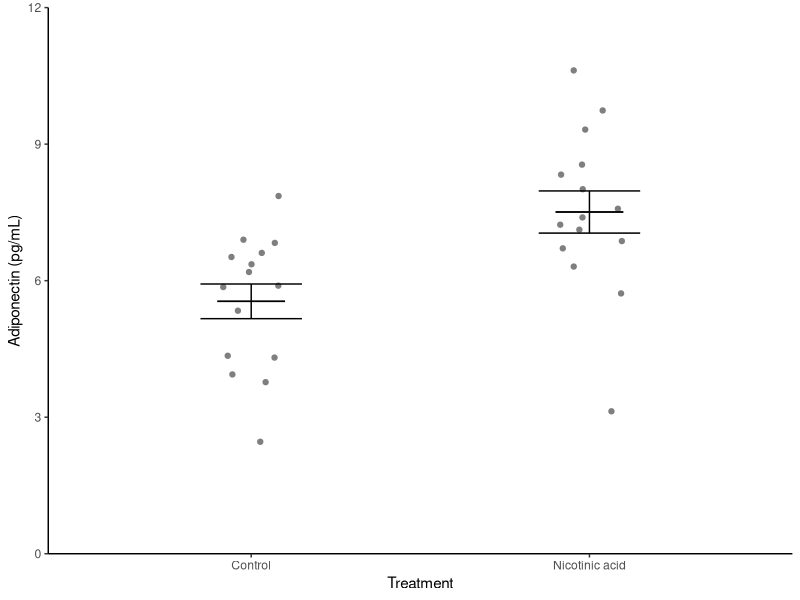
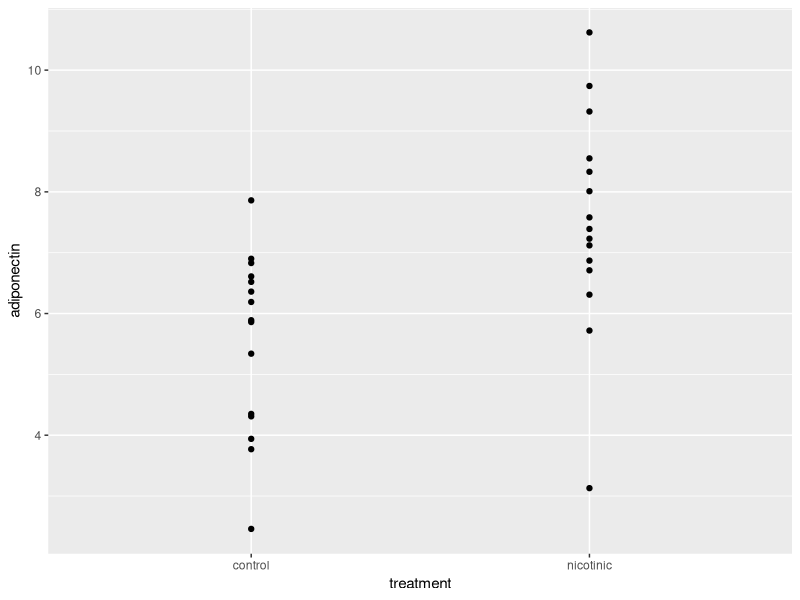
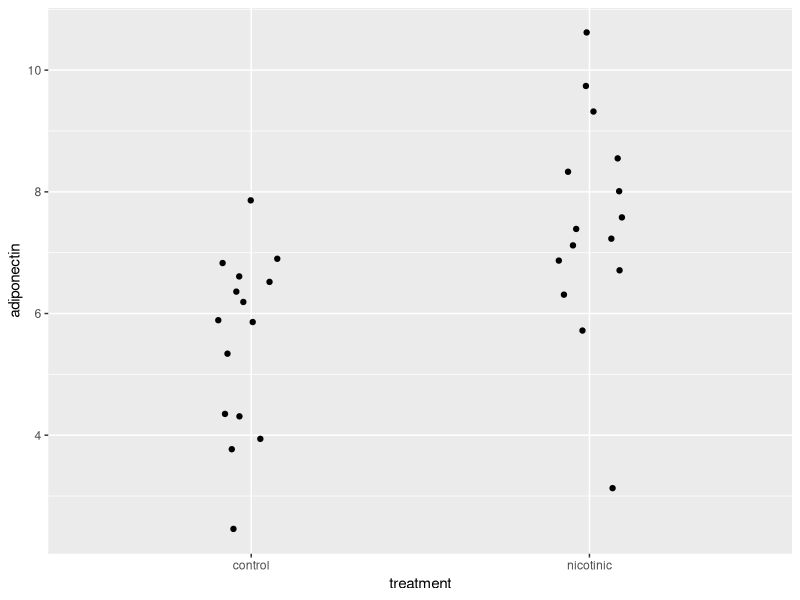
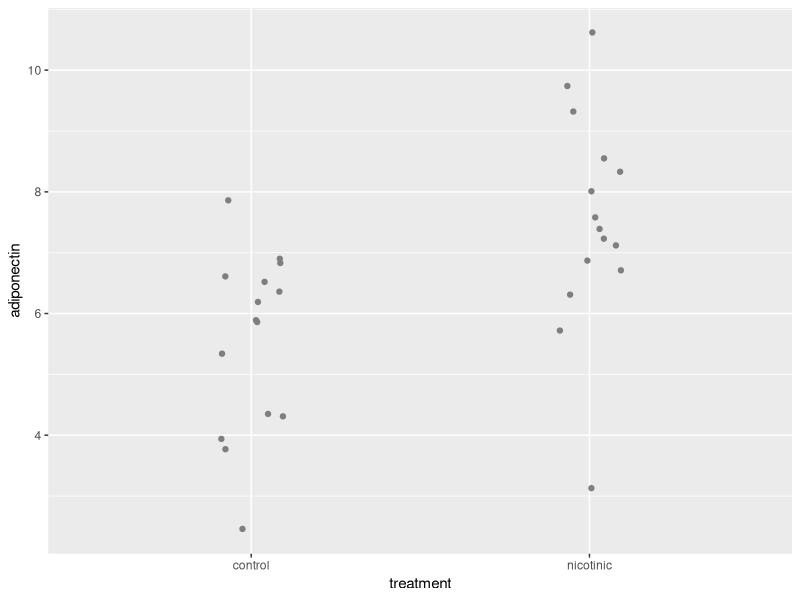
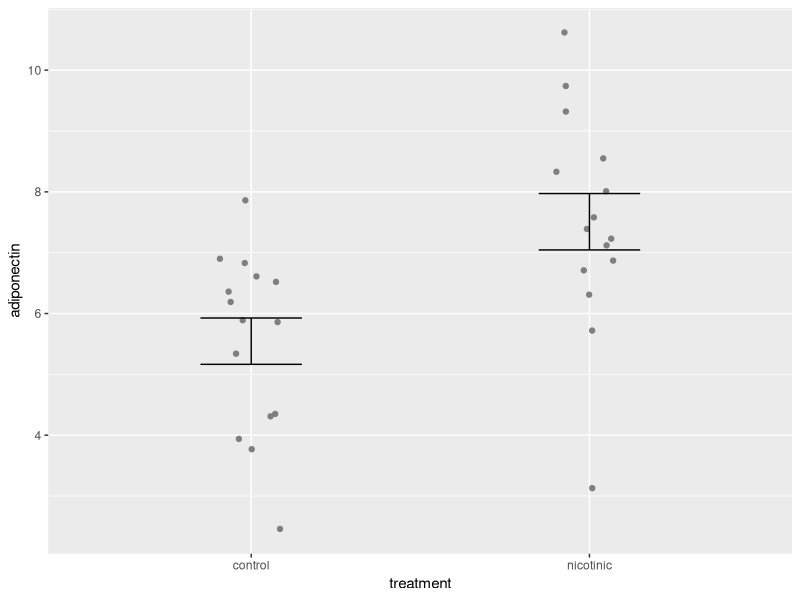
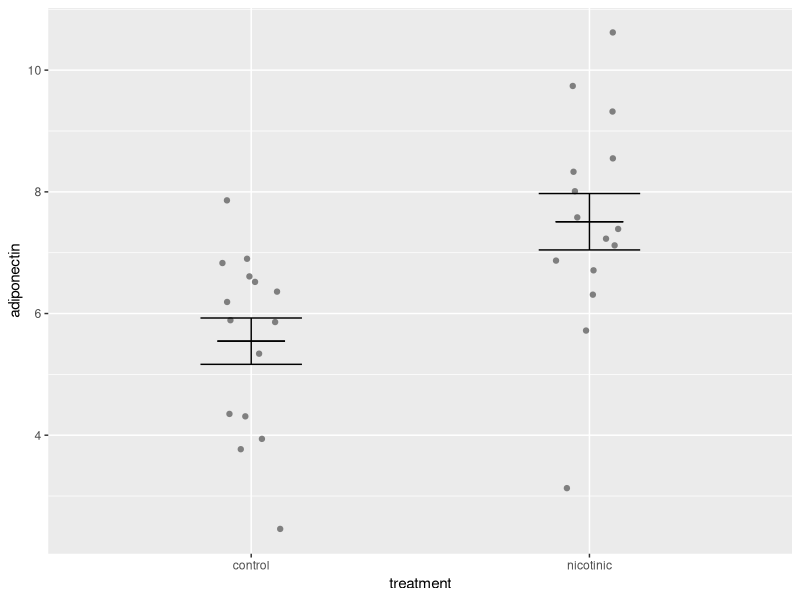
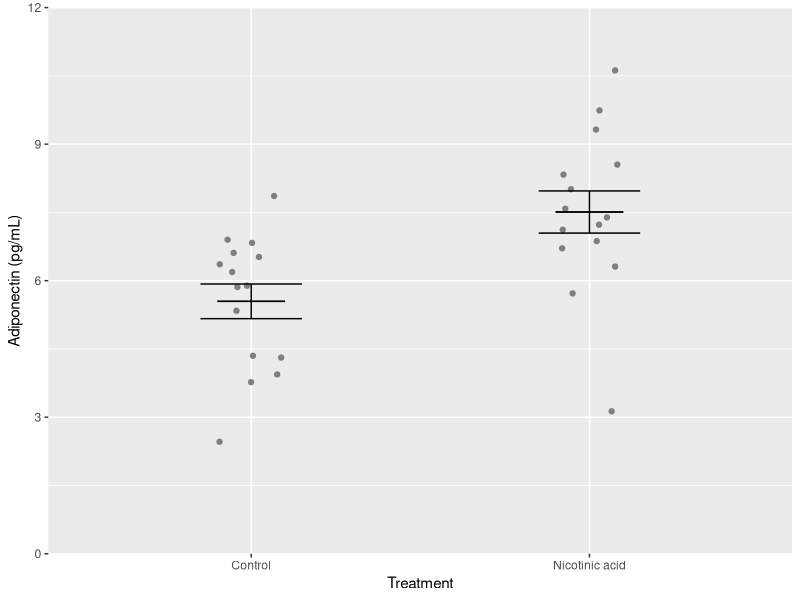
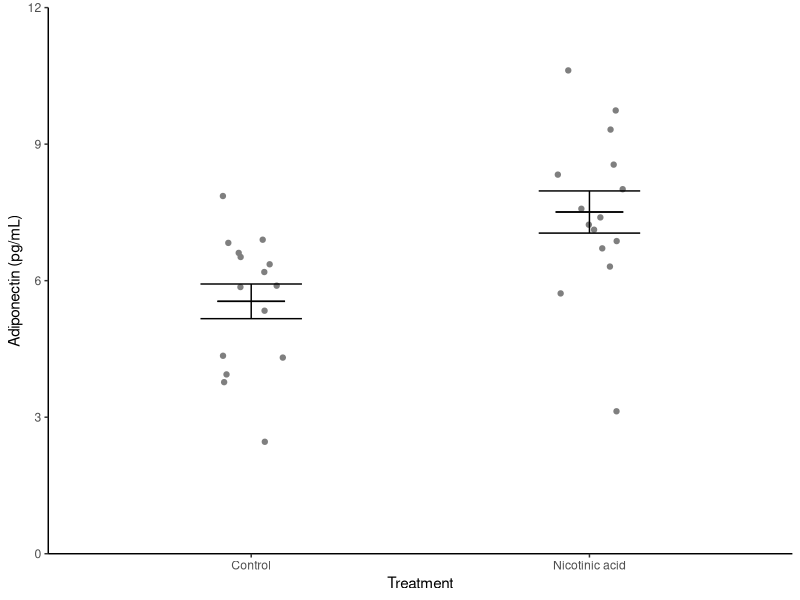

Reproduce these figures in R, in order.
## ---- chunk 1
#| include: false
library(tidyverse)
library(kableExtra)
## ---- chunk 2
#| include: false

#---CODING ANSWER---
adipocytes <- read_table("data-raw/adipocytes.txt")
## ---- chunk 3
adip_summary <- adipocytes %>%
  group_by(treatment) %>%
  summarise(mean = mean(adiponectin),
            std = sd(adiponectin),
            n = length(adiponectin),
            se = std/sqrt(n))

## ---- chunk 4
knitr::kable(adip_summary) %>% kableExtra::kable_styling()
## ---- chunk 5
#| echo: false

ggplot() +
  geom_point(data = adipocytes, aes(x = treatment, y = adiponectin),
             position = position_jitter(width = 0.1, height = 0),
             colour = "gray50") +
  geom_errorbar(data = adip_summary, 
                aes(x = treatment, ymin = mean - se, ymax = mean + se),
                width = 0.3) +
  geom_errorbar(data = adip_summary, 
                aes(x = treatment, ymin = mean, ymax = mean),
                width = 0.2) +
  scale_y_continuous(name = "Adiponectin (pg/mL)", 
                     limits = c(0, 12), 
                     expand = c(0, 0)) +
  scale_x_discrete(name = "Treatment", 
                   labels = c("Control", "Nicotinic acid")) +
  theme_classic()

## ---- chunk 6
#| code-line-numbers: "|2,3"
ggplot() +
  geom_point(data = adipocytes, 
             aes(x = treatment, y = adiponectin))
## ---- chunk 7
#| code-line-numbers: "|4"
ggplot() +
  geom_point(data = adipocytes, 
             aes(x = treatment, y = adiponectin),
             position = position_jitter(width = 0.1, height = 0))
## ---- chunk 8
#| code-line-numbers: "|5"
ggplot() +
  geom_point(data = adipocytes, 
             aes(x = treatment, y = adiponectin),
             position = position_jitter(width = 0.1, height = 0),
             colour = "grey50")
## ---- chunk 9
ggplot() +
  geom_point(data = adipocytes, aes(x = treatment, y = adiponectin),
             position = position_jitter(width = 0.1, height = 0),
             colour = "grey50") +
  geom_errorbar(data = adip_summary, 
                aes(x = treatment, ymin = mean - se, ymax = mean + se),
                width = 0.3) 
  
## ---- chunk 10
ggplot() +
  geom_point(data = adipocytes, aes(x = treatment, y = adiponectin),
             position = position_jitter(width = 0.1, height = 0),
             colour = "grey50") +
  geom_errorbar(data = adip_summary, 
                aes(x = treatment, ymin = mean - se, ymax = mean + se),
                width = 0.3) +
  geom_errorbar(data = adip_summary, 
                aes(x = treatment, ymin = mean, ymax = mean),
                width = 0.2)
  
## ---- chunk 11
ggplot() +
  geom_point(data = adipocytes, aes(x = treatment, y = adiponectin),
             position = position_jitter(width = 0.1, height = 0),
             colour = "grey50") +
  geom_errorbar(data = adip_summary, 
                aes(x = treatment, ymin = mean - se, ymax = mean + se),
                width = 0.3) +
  geom_errorbar(data = adip_summary, 
                aes(x = treatment, ymin = mean, ymax = mean),
                width = 0.2) +
  scale_y_continuous(name = "Adiponectin (pg/mL)", 
                     limits = c(0, 12), 
                     expand = c(0, 0)) +
  scale_x_discrete(name = "Treatment", 
                   labels = c("Control", "Nicotinic acid"))
  
## ---- chunk 12
ggplot() +
  geom_point(data = adipocytes, aes(x = treatment, y = adiponectin),
             position = position_jitter(width = 0.1, height = 0),
             colour = "gray50") +
  geom_errorbar(data = adip_summary, 
                aes(x = treatment, ymin = mean - se, ymax = mean + se),
                width = 0.3) +
  geom_errorbar(data = adip_summary, 
                aes(x = treatment, ymin = mean, ymax = mean),
                width = 0.2) +
  scale_y_continuous(name = "Adiponectin (pg/mL)", 
                     limits = c(0, 12), 
                     expand = c(0, 0)) +
  scale_x_discrete(name = "Treatment", 
                   labels = c("Control", "Nicotinic acid")) +
  theme_classic()
## ---- chunk 13
#| include: false

#---CODING ANSWER---
